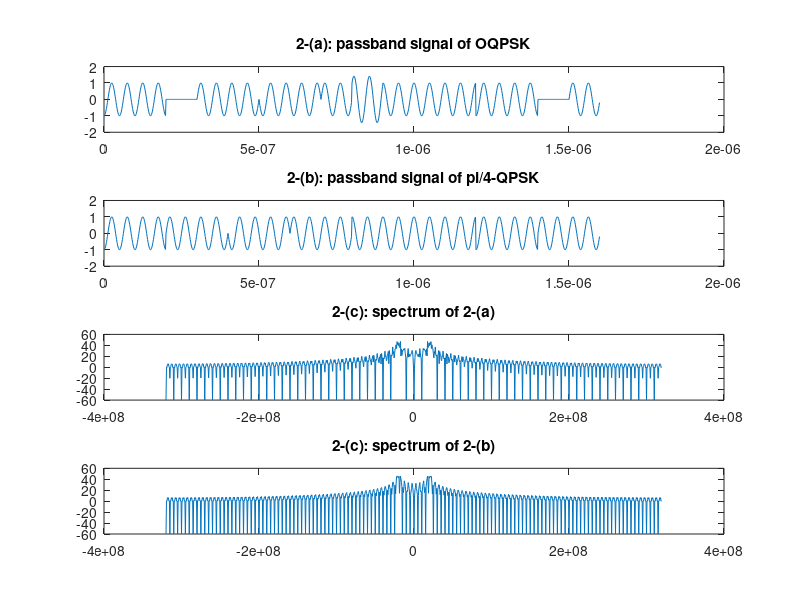

This figure's MATLAB source:
% read in the binary bits from answer1.m
fileID = fopen('binary_bits.txt', 'r');
binary_string = fgetl(fileID);
fclose(fileID);
binary_data = arrayfun(@(x) str2double(x), binary_string);

fc = 20e6; % 20MHz
T = 200e-9; % 200ns
fs = 32 * fc; % sampling frequency for sin/cos
ts = 1/fs;
total_time = length(binary_data)/2 * T;

t = 0 : ts : total_time-ts;
carrier = cos(2*pi*fc*t) + 1j*sin(2*pi*fc*t); % carrier signal

I_values = zeros(1, length(binary_data)/2);
Q_values = zeros(1, length(binary_data)/2);

% QPSK modulation
for i = 1 : 2 : length(binary_data)-1
    b1 = binary_data(i);
    b2 = binary_data(i+1);
    
    if b1==0 && b2==0
        I = 1;
        Q = 0;
    elseif b1==0 && b2==1
        I = 0;
        Q = 1;
    elseif b1==1 && b2==0
        I = 0;
        Q = -1;
    else
        I = -1;
        Q = 0;
    end

    index = (i+1)/2;
    I_values(index) = I;
    Q_values(index) = Q;
end  

expanded_I = repelem(I_values, T/ts);
expanded_Q = repelem(Q_values, T/ts);

% for OQPSK
delay_samples = round((T/(2*ts)));
expanded_Q_delayed = [zeros(1, delay_samples), expanded_Q(1:end-delay_samples)];

IQ_signal = expanded_I + 1j * expanded_Q_delayed;
modulated_signal = IQ_signal .* carrier;
passband_signal_1 = real(modulated_signal);

figure('Position', [300, 100, 800, 600]);
subplot(4,1,1);
plot(t, passband_signal_1);
ylim([-2 2]);
title('2-(a): passband signal of OQPSK');


% for pi/4-QPSK modulation
I_values = zeros(1, length(binary_data)/2);
Q_values = zeros(1, length(binary_data)/2);

for i = 1 : 2 : length(binary_data)-1
    b1 = binary_data(i);
    b2 = binary_data(i+1);
    
    if i%2==0
        if b1==0 && b2==0
            I = 1;
            Q = 0;
        elseif b1==0 && b2==1
            I = 0;
            Q = 1;
        elseif b1==1 && b2==0
            I = 0;
            Q = -1;
        else
            I = -1;
            Q = 0;
        end
    else
        if b1==0 && b2==0
            I = 1/sqrt(2);
            Q = -1/sqrt(2);
        elseif b1==0 && b2==1
            I = 1/sqrt(2);
            Q = 1/sqrt(2);
        elseif b1==1 && b2==0
            I = -1/sqrt(2);
            Q = -1/sqrt(2);
        else
            I = -1/sqrt(2);
            Q = 1/sqrt(2);
        end
    end

    index = (i+1)/2;
    I_values(index) = I;
    Q_values(index) = Q;
end  

expanded_I = repelem(I_values, T/ts);
expanded_Q = repelem(Q_values, T/ts);
IQ_signal = expanded_I + 1j * expanded_Q;
modulated_signal = IQ_signal .* carrier;
passband_signal_2 = real(modulated_signal);

subplot(4,1,2);
plot(t, passband_signal_2);
ylim([-2 2]);
title('2-(b): passband signal of pi/4-QPSK');


% spectrum of 2-(a) & 2-(b)
% N point fft
N = length(passband_signal_1);
f_resolution = fs/N;
f = (-N/2 : N/2-1) * f_resolution;

fft_1 = fft(passband_signal_1);
fft_2 = fft(passband_signal_2);
fft_db_1 = 20*log10(abs(fft_1));
fft_db_2 = 20*log10(abs(fft_2));
fft_db_1(fft_db_1 < -60) = -60;
fft_db_2(fft_db_2 < -60) = -60;
fft_db_1_shifted = fftshift(fft_db_1);
fft_db_2_shifted = fftshift(fft_db_2);

subplot(4,1,3);
plot(f, fft_db_1_shifted);
title('2-(c): spectrum of 2-(a)');
subplot(4,1,4);
plot(f, fft_db_2_shifted);
title('2-(c): spectrum of 2-(b)');
